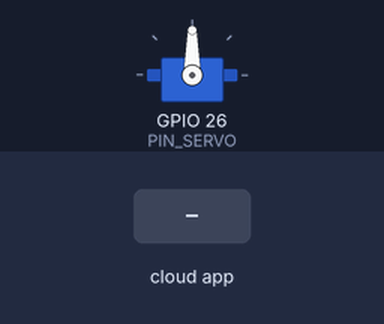
Recording of a sketch running on a simulated ESP32. Parts: servo. The test bench sets the inputs (shaded band). WiFi joins after 1.5 s; servers stay silent unless stated; no MQTT or app messages arrive unless stated; what the sketch prints to the serial monitor is not drawn.

Above: at 2.7 s.
2.8 s: the phone or cloud app sets control-servo to 0
At 3.3 s:
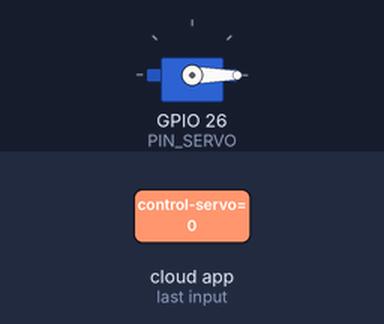
4.3 s: the phone or cloud app sets control-servo to 1
At 5.7 s:
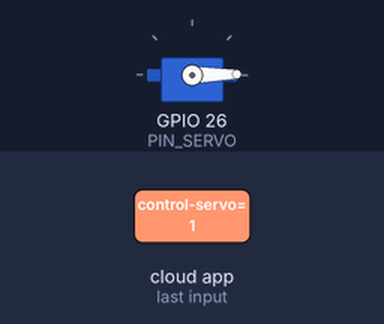
Timing chart, 0 to 7.3 s (numbered marks = the images above; inputs shaded):
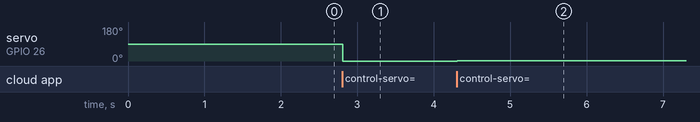

Measured:
- after the input at 2.8 s, servo on GPIO 26 (PIN_SERVO): 90° → 0° at once
- after the input at 4.3 s, servo on GPIO 26 (PIN_SERVO): 0° → 1° at once

The sketch:

Monitor_de_Brazo_Robotico.ino
```cpp
#include <WiFi.h>
#include <Adafruit_MQTT.h>
#include <Adafruit_MQTT_Client.h>
#include <ESP32Servo.h>

// Credenciales de tu red Wi-Fi
#define WLAN_SSID       "Wokwi-GUEST"
#define WLAN_PASS       ""

// Credenciales de Adafruit IO
#define AIO_SERVER      "io.adafruit.com"
#define AIO_SERVERPORT  1883
#define AIO_USERNAME    "michiis"
#define AIO_KEY         "aio_Rtqi86HI5kOaHQHhYa9Vnl7Y7Ner"

#define PIN_SERVO 26
// Variables globales para Wi-Fi y MQTT
WiFiClient client;
Adafruit_MQTT_Client mqtt(&client, AIO_SERVER, AIO_SERVERPORT, AIO_USERNAME, AIO_KEY);
Servo servo;
int32_t anguloActual = 0;
unsigned long tiempoAnterior = 0;
const long intervalo = 5000;

// --- CONFIGURACIÓN DE FEEDS ---
Adafruit_MQTT_Publish pub_gauge = Adafruit_MQTT_Publish(&mqtt, AIO_USERNAME "/feeds/posicion-actual");
Adafruit_MQTT_Subscribe sub_control = Adafruit_MQTT_Subscribe(&mqtt, AIO_USERNAME "/feeds/control-servo");


void giroServo(double anguloLeido){
  Serial.print("Valor leido por servo: ");
  Serial.println(anguloLeido);
  anguloActual = (int)anguloLeido;
  servo.write(anguloActual);
}


void setup() {
  Serial.begin(115200);
  delay(10);

  servo.attach(PIN_SERVO);

  Serial.println(F("Conectando a Wi-Fi..."));
  WiFi.begin(WLAN_SSID, WLAN_PASS);
  while (WiFi.status() != WL_CONNECTED) {
    delay(500);
    Serial.print(".");
  }
  Serial.println("\nWi-Fi conectado.");

  sub_control.setCallback(giroServo);
  mqtt.subscribe(&sub_control);
}

void loop() {
  // Asegurar la conexión MQTT
  MQTT_connect();

  // --- RETRASO Y ESCUCHA SIMULTÁNEA ---
  // En lugar de delay(5000), usamos processPackets(5000).
  // Esto hace una pausa de 5 segundos, pero procesa CUALQUIER mensaje que llegue en ese tiempo.
  mqtt.processPackets(10);

  unsigned long tiempoActual = millis();

  if(tiempoActual - tiempoAnterior >= intervalo ){
    tiempoAnterior = tiempoActual;

    Serial.print("Valor que esta leyendo el sensor: ");
    Serial.println(anguloActual);

    if(pub_gauge.publish(anguloActual)){
      Serial.println("Dato publicado con exito.");
    }else{
      Serial.println("Error al publicar dato.");
    }
  }

  // Mantener vivo el servidor (Ping)
  if (!mqtt.ping()) {
    mqtt.disconnect();
  }
}

void MQTT_connect() {
  int8_t ret;
  if (mqtt.connected()) {
    return;
  }

  Serial.print(F("Conectando a MQTT... "));
  while ((ret = mqtt.connect()) != 0) {
    Serial.println(mqtt.connectErrorString(ret));
    Serial.println(F("Reintentando conexión en 5 segundos..."));
    mqtt.disconnect();
    delay(5000); // Este delay solo ocurre si se cae el servidor
  }
  Serial.println(F("¡MQTT Conectado!"));
}
```
